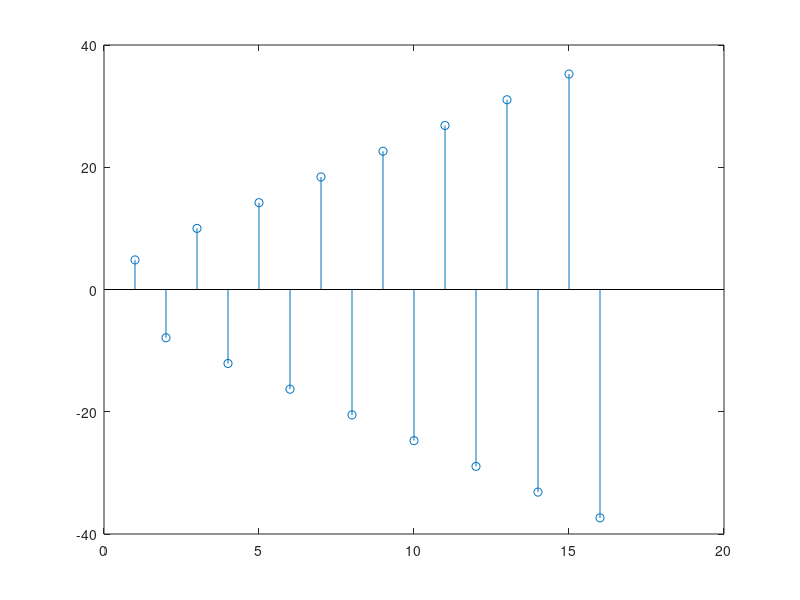

Source code (MATLAB):
function exe3_1()
a = [0.206572 0.413144 0.206571]
b = [1 0.369527 -0.195816]
x =[1 0 0 0 0 0 0 0 0 0 0 0 0 0 0 0 ]
y = filter(b,a,x)
stem(y)